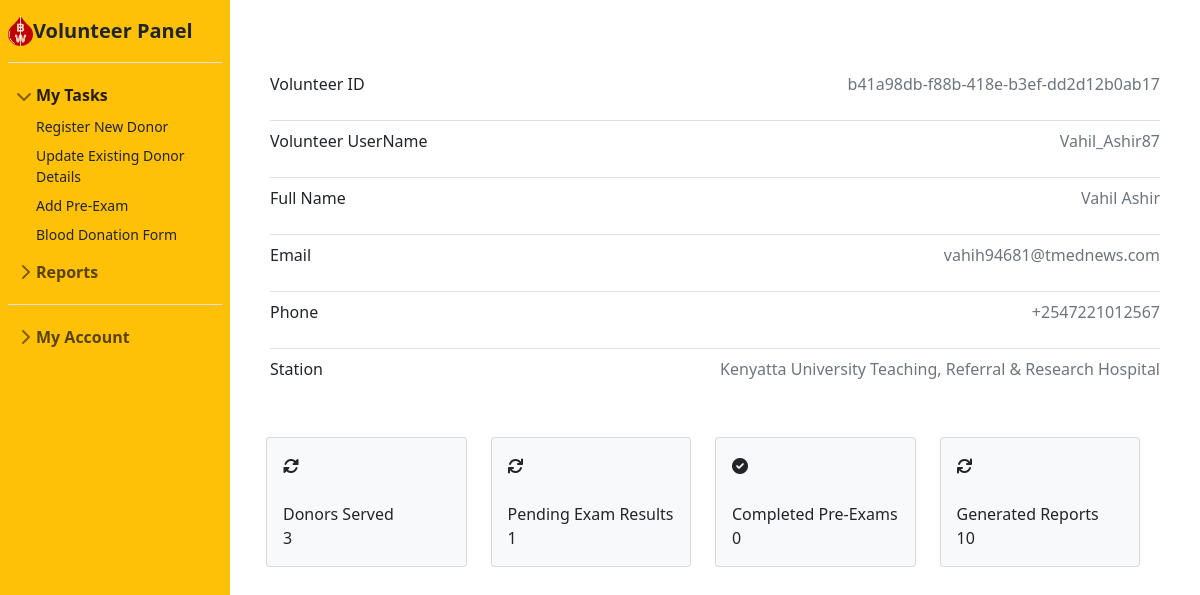
The app's page /volunteer/volunteer-dashboard/ (signed in) with its own data.
### appointments/models.py (models this page shows, shortened)
class VolunteerRegistration(models.Model):
    volunteer_id = models.CharField(primary_key=True, default=uuid.uuid4(), max_length=20)
    user = models.OneToOneField(User, on_delete=models.CASCADE, default=2)
    name = models.CharField(max_length=100)
    email = models.EmailField()
    phone = models.CharField(validators=[phoneNumberRegex], unique=True, max_length=16)
    location = models.CharField(max_length=100, choices=counties)
    reason = models.CharField(max_length=500, default="")
    blood_drive = models.ForeignKey(BloodDrives, on_delete=models.CASCADE, null=True)

### blood/models.py (models this page shows, shortened)
class BloodDrives(models.Model):
    drive_id = models.CharField(primary_key=True, default=uuid.uuid4(), max_length=20)
    name = models.CharField(max_length=100)
    address = models.CharField(max_length=40)
    county = models.CharField(max_length=15, choices=counties)
    location_code = models.ForeignKey(LocationCodes, on_delete=models.CASCADE)
    date = models.DateField()
    def __str__(self):
        return self.name

### volunteer/views.py (the view)
# urls.py: path('volunteer-dashboard/', views.volunteer_dashboard_view, name='volunteer-dashboard'),
@login_required(login_url='volunteerlogin')
def volunteer_dashboard_view(request):
    volunteer = a_models.VolunteerRegistration.objects.get(user=request.user.id)
    donation_reports = DonationReport.objects.filter(volunteer=volunteer.volunteer_id).count()
    donor_reports = DonorReport.objects.filter(volunteer=volunteer.volunteer_id).count()
    pre_exam_counts = d_models.PreExamInfo.objects.filter(volunteer_id=volunteer.volunteer_id).count()
    pending_exams = d_models.PreExamInfo.objects.all().filter(volunteer_id=volunteer.volunteer_id).filter(
        status='Pending').count(),
    donors_served_count = d_models.Donor.objects.filter(served_by=volunteer.volunteer_id).count()
    print(volunteer.volunteer_id)
    return render(request, 'volunteer/volunteer_dashboard.html',
                  {'volunteer': volunteer, 'exams_count': pre_exam_counts, 'donors_served_count': donors_served_count,
                   'reports_count': donation_reports + donor_reports, 'pending_exams': len(pending_exams)})

### templates/volunteer/volunteer_dashboard.html (shortened to what this page needs)
{% extends 'volunteer/volunteerbase.html' %}
{% block content %}
<br><br>
<div class="container">
    <div class="row">
        <div class="col-12 bg-white px-3 mb-3 pb-3">
                        <div class="d-flex align-items-center justify-content-between border-bottom">
                            <p class="py-2">Volunteer ID</p>
                            <p class="py-2 text-muted">{{ volunteer.volunteer_id }}</p>
                        </div>
            <div class="d-flex align-items-center justify-content-between border-bottom">
                            <p class="py-2">Volunteer UserName</p>
                            <p class="py-2 text-muted">{{ volunteer.user }}</p>
                        </div>
                        <div class="d-flex align-items-center justify-content-between border-bottom">
                            <p class="py-2">Full Name</p>
                            <p class="py-2 text-muted">{{ volunteer.name }}</p>
                        </div>
                        <div class="d-flex align-items-center justify-content-between border-bottom">
                            <p class="py-2">Email</p>
                            <p class="py-2 text-muted">{{ volunteer.email }}</p>
                        </div>
                        <div class="d-flex align-items-center justify-content-between border-bottom">
                            <p class="py-2">Phone</p>
                            <p class="py-2 text-muted">{{ volunteer.phone }}</p>
                        </div>
                        <div class="d-flex align-items-center justify-content-between">
                            <p class="py-2">Station</p>
                            <p class="py-2 text-muted">{{ volunteer.blood_drive }}</p>
                        </div>
                    </div>
        <div class="row row-cols-2 row-cols-lg-4">
      <div class="col">
        <div class="card bg-light">
          <div class="card-body">
              <div class="blood">
                <i class="fas fa-sync-alt xyz"></i>
              </div><br>
              <div>
                Donors Served <br>
                  {{donors_served_count}}
              </div>
          </div>
        </div>
      </div>
      <div class="col">
        <div class="card bg-light">
            <div class="card-body">
                <div class="blood">
                  <i class="fas fa-sync xyz"></i>
                </div><br>
                <div>
                    Pending Exam Results <br>
                    {{pending_exams}}
                </div>
            </div>
          </div>
      </div>
      <div class="col">
          <div class="card bg-light">
              <div class="card-body">
                  <div class="blood">
                    <i class="fas fa-check-circle xyz"></i>
                  </div><br>
                  <div>
                       Completed Pre-Exams {{exams_count}}
                  </div>
              </div>
            </div>
      </div>
      <div class="col">
          <div class="card bg-light">
              <div class="card-body">
                  <div class="blood">
                    <i class="fas fa-sync xyz"></i>
                  </div><br>
                  <div>
                       Generated Reports <br>
                      {{reports_count}}
                  </div>
              </div>
            </div>
        </div>
            </div>
    </div>
</div>
{% endblock content %}

### templates/volunteer/volunteerbase.html (style rules this page uses)
body { min-height: 100vh; min-height: -webkit-fill-available; }
html { height: -webkit-fill-available; }

### records on screen
VolunteerRegistration: volunteer_id "b41a98db-f88b-418e-b3ef-dd2d12b0ab17", user "Vahil_Ashir87", name "Vahil Ashir", email "vahih94681@tmednews.com", phone "+2547221012567", blood_drive "Kenyatta University Teaching, Referral & Research Hospital"

### other values on screen
{{ donors_served_count }} "3"
{{ pending_exams }} "1"
{{ exams_count }} "0"
{{ reports_count }} "10"
